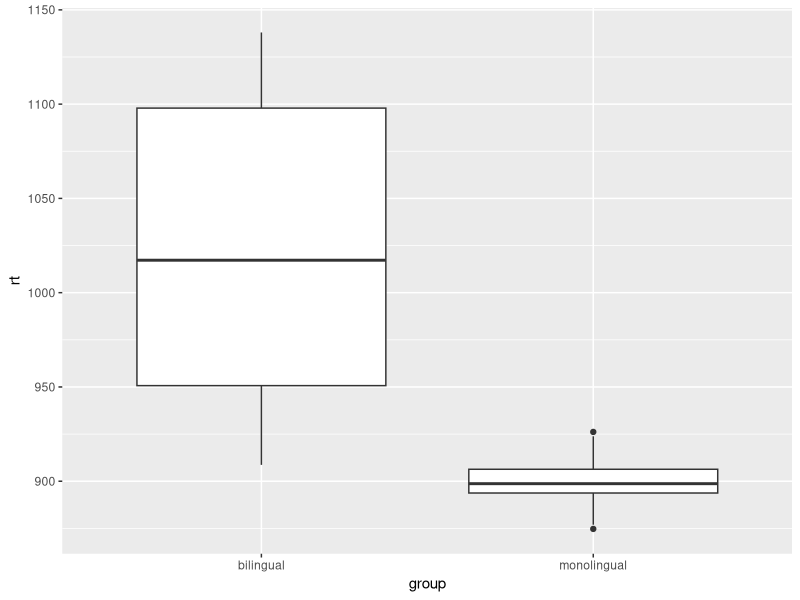
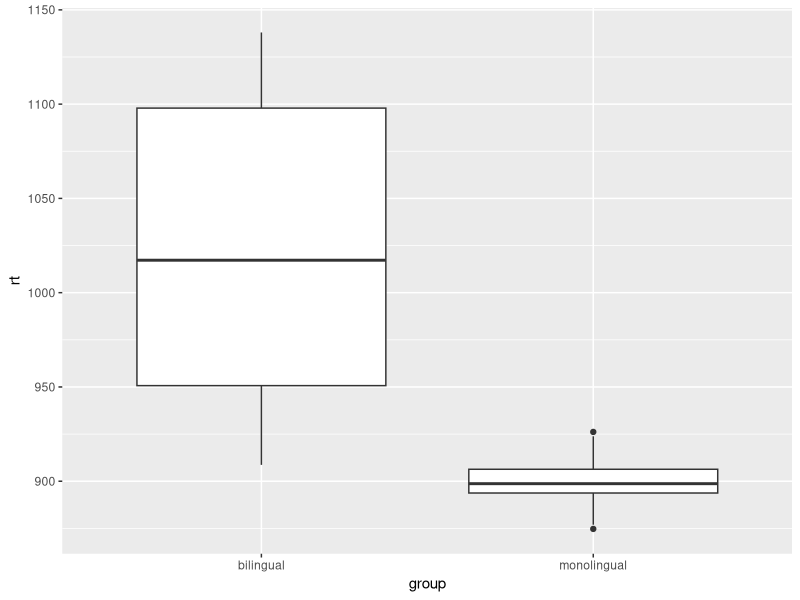

Source code (R) for these figures, in order:
## ---- chunk 1
knitr::opts_chunk$set(echo = TRUE)
library(dplyr)
library(ggplot2)
## ---- chunk 2
lesson1 <- read.csv("rcourse_lesson1_data.txt",sep = "\t")
data_bl <- lesson1 %>% 
  filter(group=="bilingual") %>% 
  filter(rt<1100)

dim(lesson1)
dim(data_bl)
## ---- chunk 3
data.plot <- lesson1 %>% 
  ggplot(aes(x=group,y=rt))+
  geom_boxplot()


pdf("figures/data.pdf")
data.plot
#dev.off()
## ---- chunk 4
data.plot

